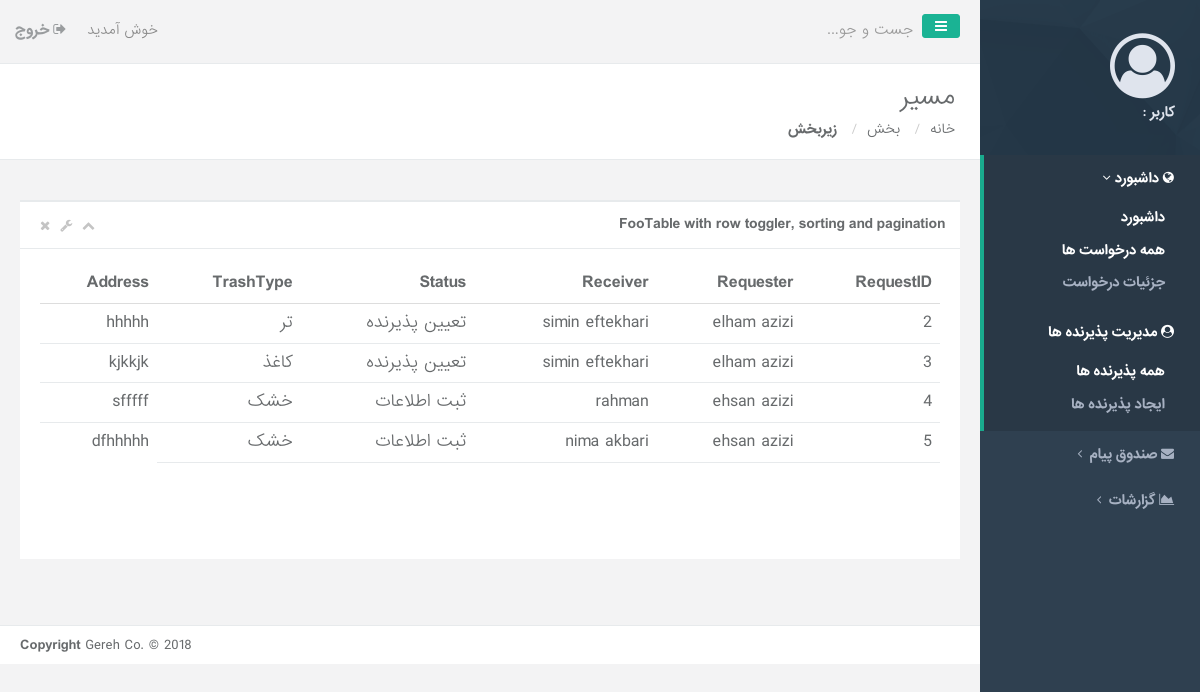
Screenshot of /collector/requests/ with the database file from the repository.
### collector/models.py (models this page shows, shortened)
class RecyclingRequest(models.Model):
    requester = models.ForeignKey('MobileUser', on_delete=models.SET_NULL, null=True,
                                  verbose_name='درخواست دهنده', related_name='user_requests')
    receiver = models.ForeignKey('Receiver', on_delete=models.SET_NULL, null=True,
                                 verbose_name='دریافت کننده', related_name='receiver_requests')
    address = models.TextField(blank=False, verbose_name='آدرس')
    RECYCLE_STATUS = (
        ('ثبت اطلاعات', 'ثبت اطلاعات'),
        ('تعیین پذیرنده', 'تعیین پذیرنده'),
        ('حذف درخواست', 'حذف درخواست'),
    )
    status = models.CharField(max_length=40, choices=RECYCLE_STATUS, blank=True,
                              default='ثبت اطلاعات', verbose_name='وضعیت')
    TRASH_TYPE = (
        ('خشک', 'خشک'),
        ('تر', 'تر'),
        ('کاغذ', 'کاغذ'),
        ('فلز', 'فلز'),
    )
    trash_type = models.CharField(max_length=40, choices=TRASH_TYPE,
                                  default='خشک', verbose_name='نوع زباله')

class MobileUser(models.Model):
    mobile_number = models.CharField(max_length=40, verbose_name='شماره همراه')
    fullname = models.CharField(max_length=40, verbose_name='نام کامل')
    user = models.OneToOneField(User, on_delete=models.CASCADE, related_name='mobile_user')

class Receiver(models.Model):
    fullname = models.CharField(max_length=40, verbose_name='نام کامل')
    mobile_number = models.CharField(max_length=40, verbose_name='شماره همراه')
    manager = models.ForeignKey(User, on_delete=models.SET_NULL, null=True,
                                verbose_name='مدیر',related_name='receivers', default=User.username)

### collector/views.py (the view)
class RequestListView(generic.ListView):
    model = models.RecyclingRequest
    context_object_name = 'recycle_request'
    template_name = 'request_list.html'

### collector/templates/request_list.html (shortened to what this page needs)
{% extends "base.html" %}
{% load static %}
{% block content %}
   <div class="wrapper wrapper-content animated fadeInRight">
            <div class="row">
                <div class="col-lg-12">
                    <div class="ibox float-e-margins">
                        <div class="ibox-title">
                            <h5>FooTable with row toggler, sorting and pagination</h5>
                            <div class="ibox-tools">
                                <a class="collapse-link">
                                    <i class="fa fa-chevron-up"></i>
                                </a>
                                <a class="dropdown-toggle" data-toggle="dropdown" href="#">
                                    <i class="fa fa-wrench"></i>
                                </a>
                                <a class="close-link">
                                    <i class="fa fa-times"></i>
                                </a>
                            </div>
                        </div>
                        <div class="ibox-content">
                            <table class="footable table table-stripped toggle-arrow-tiny">
                                <thead>
                                <tr>
                                    <th data-toggle="true">RequestID</th>
                                    <th>Requester</th>
                                    <th>Receiver</th>
                                    <th>Status</th>
                                    <th>TrashType</th>
                                    <th data-hide="all">Address</th>
                                </tr>
                                </thead>
                                <tbody>
                                {% if recycle_request %}
                                    {% for request in recycle_request %}
                                    <tr>
                                        <td>{{ request.id}}</td>
                                        <td>{{ request.requester.fullname}}</td>
                                        <td>{{ request.receiver.fullname}}</td>
                                        <td>{{ request.status}}</td>
                                        <td>{{ request.trash_type}}</td>
                                        <td>{{ request.address}}</td>
                                    {% endfor %}
                                {% endif %}
                                </tr>
                                </tbody>
                                <tfoot>
                                <tr>
                                    <td colspan="5">
                                    </td>
                                </tr>
                                </tfoot>
                            </table>
                        </div>
                    </div>
                </div>
            </div>
        </div>
{% endblock %}

### rows the page displays
RecyclingRequest: id "2", requester.fullname "elham azizi", receiver.fullname "simin eftekhari", status "تعیین پذیرنده", trash_type "تر", address "hhhhh"
RecyclingRequest: id "3", requester.fullname "elham azizi", receiver.fullname "simin eftekhari", status "تعیین پذیرنده", trash_type "کاغذ", address "kjkkjk"
RecyclingRequest: id "4", requester.fullname "ehsan azizi", receiver.fullname "rahman", status "ثبت اطلاعات", trash_type "خشک", address "sfffff"
RecyclingRequest: id "5", requester.fullname "ehsan azizi", receiver.fullname "nima akbari", status "ثبت اطلاعات", trash_type "خشک", address "dfhhhhh"
